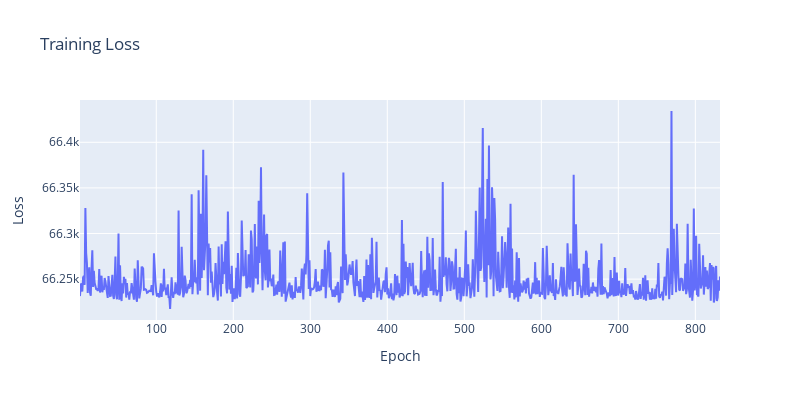

Notebook cell for this chart:
### Code cell
# Initialize lists to store epoch and loss data
epochs_list = []
losses = []

# Create the initial loss plot
fig_loss = create_loss_plot()

# Training loop
try:
    for epoch in range(1, epochs + 1):
        start_time = time.time()
        model.train()
        train_loss = 0
        for batch in train_loader:
            train_x = batch[0].to(device)
            loss = compute_loss(model, train_x)
            optimizer.zero_grad()
            loss.backward()
            optimizer.step()
            train_loss += loss.item()
        train_loss /= len(train_loader.dataset)
        end_time = time.time()

        # Append data to lists
        epochs_list.append(epoch)
        losses.append(train_loss)

        # Update the loss plot
        fig_loss.data[0].x = epochs_list
        fig_loss.data[0].y = losses

        # # Create new inference visualizations
        # fig_images, fig_spectra = visualize_inference(model, test_sample[0], train_image_viz, energy_range)

        # Display updated plots
        clear_output(wait=True)
        fig_loss.show()
        # fig_images.show()
        # fig_spectra.show()

        print(f'Epoch: {epoch}, Test set ELBO: {train_loss:.4f}, time elapsed for current epoch: {end_time - start_time:.2f}s')
        
except KeyboardInterrupt:
    print("Training interrupted. Saving the model...")

### Figure 1 — Plotly figure (JSON) as saved in the notebook; plotly's stock layout.template omitted (floating-point values rounded to 4 significant figures; data arrays with more than 128 entries replaced by an {"elided": "..."} marker saying what was removed)
{"data": [{"mode": "lines", "name": "Training Loss", "type": "scatter", "x": {"elided": "832 int values"}, "y": {"elided": "832 float values"}}], "layout": {"height": 400, "title": {"text": "Training Loss"}, "width": 800, "xaxis": {"title": {"text": "Epoch"}}, "yaxis": {"title": {"text": "Loss"}}}}
